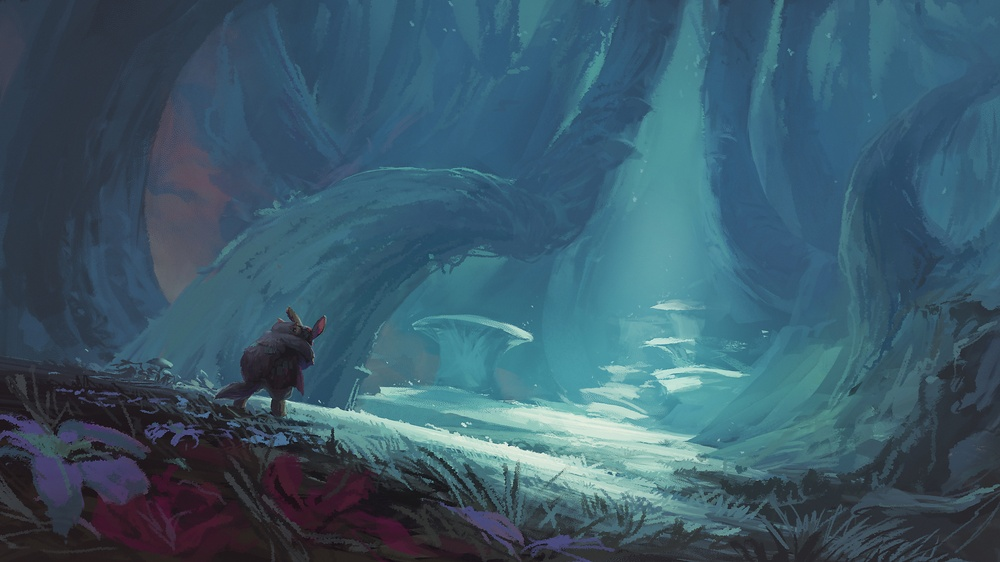
#> input picture q3_input_image.jpg, 1000 x 562 px, shrunk from 1920 x 1080 before the run
$ python q3_Rodrigo_Lages.py
#> lines starting #> are read from the running program, lines starting #| are printed output that depends on the picture
from PIL import Image

input_image = Image.open("q3_input_image.jpg")
#> input_image is the input picture: PIL image 1000x562 RGB; mean R, G, B 59.4, 90.5, 106.6

output_image = Image.new("RGB", input_image.size)
#> output_image: PIL image 1000x562 RGB; every value is 0
output_image.putdata([tuple(int(p * .5) for p in pixel) for pixel in input_image.getdata()])
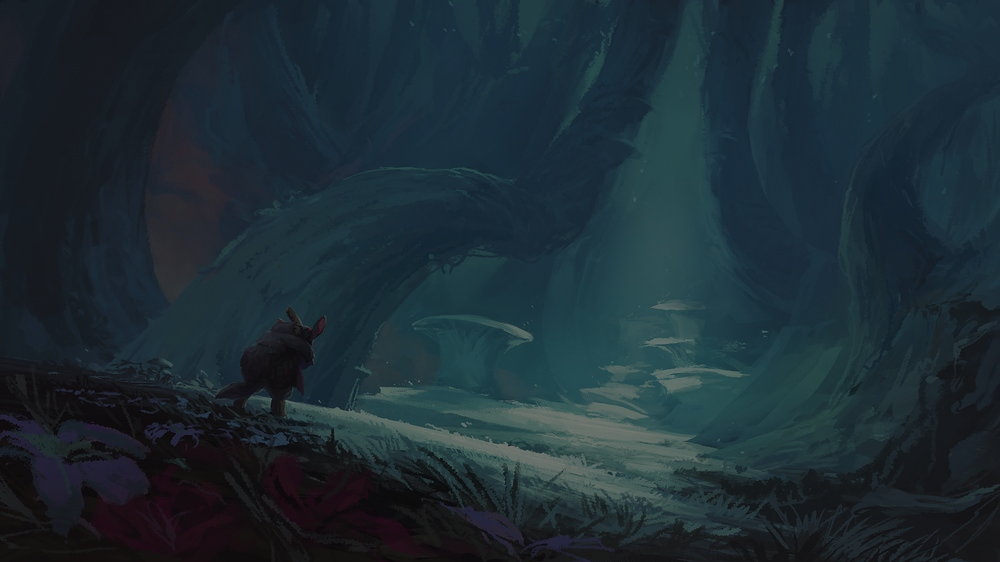
#> output_image: PIL image 1000x562 RGB; mean R, G, B 29.4, 45, 53
output_image.save("q3_output_image.jpg")

print("Brilho da imagem alterado")
